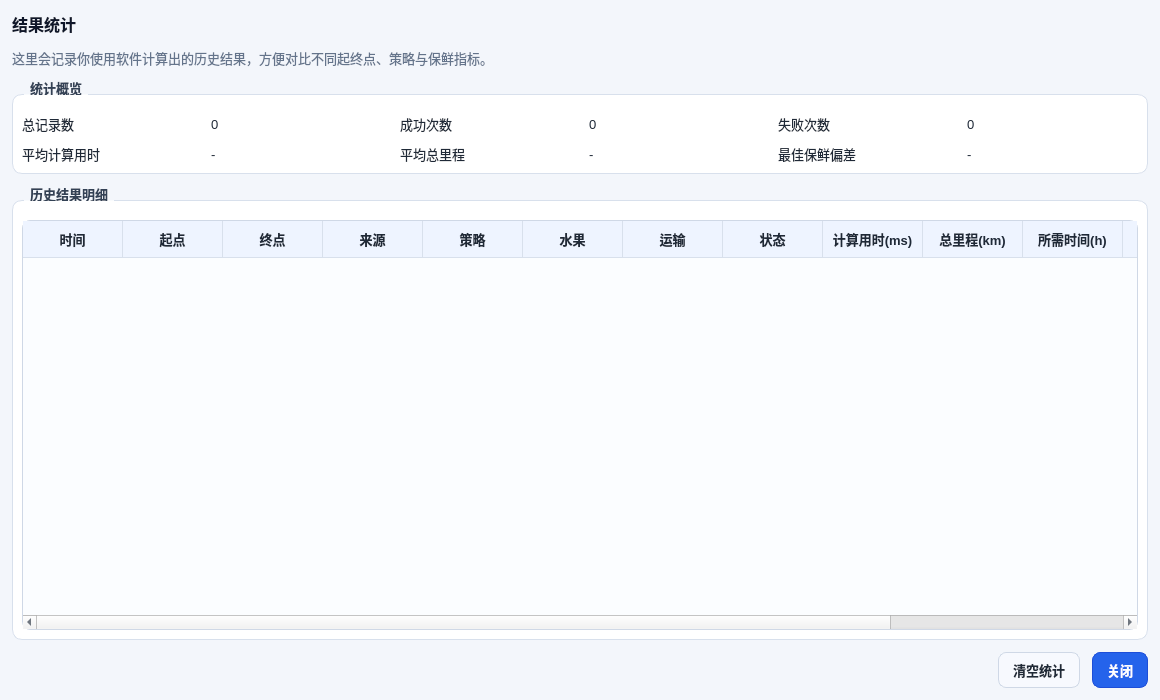
<?xml version="1.0" encoding="UTF-8"?>
<ui version="4.0">
 <class>ResultStatsDialog</class>
 <widget class="QDialog" name="ResultStatsDialog">
  <property name="geometry">
   <rect>
    <x>0</x>
    <y>0</y>
    <width>1160</width>
    <height>700</height>
   </rect>
  </property>
  <property name="windowTitle">
   <string>结果统计</string>
  </property>
  <property name="styleSheet">
   <string notr="true">QDialog {
    background: #f3f6fb;
}
QWidget {
    color: #1f2937;
    font-family: &quot;Microsoft YaHei UI&quot;;
    font-size: 13px;
}
QGroupBox {
    background: #ffffff;
    border: 1px solid #d8e0ec;
    border-radius: 10px;
    margin-top: 14px;
    padding-top: 10px;
    font-weight: 600;
}
QGroupBox::title {
    subcontrol-origin: margin;
    left: 12px;
    padding: 0 4px;
    color: #334155;
}
QLabel#labelResultStatsTitle {
    font-size: 16px;
    font-weight: 700;
    color: #0f172a;
}
QLabel#labelResultStatsHint {
    color: #64748b;
}
QLabel[class=&quot;summaryTitle&quot;] {
    color: #475569;
}
QLabel[class=&quot;summaryValue&quot;] {
    font-size: 16px;
    font-weight: 700;
    color: #2563eb;
}
QTableWidget {
    background: #fbfdff;
    border: 1px solid #cfd8e6;
    border-radius: 8px;
    gridline-color: #e2e8f0;
    selection-background-color: #dbeafe;
    selection-color: #1e3a8a;
}
QHeaderView::section {
    background: #eef4ff;
    border: none;
    border-right: 1px solid #d8e0ec;
    border-bottom: 1px solid #d8e0ec;
    padding: 6px 8px;
    font-weight: 600;
}
QPushButton {
    background: #f7f9fe;
    border: 1px solid #cfd8e6;
    border-radius: 8px;
    padding: 7px 14px;
    font-weight: 600;
}
QPushButton:hover {
    background: #eef4ff;
}
QPushButton#pushButtonCloseResultStats {
    background: #2563eb;
    border: 1px solid #1d4ed8;
    color: #ffffff;
}
QPushButton#pushButtonCloseResultStats:hover {
    background: #1d4ed8;
}</string>
  </property>
  <layout class="QVBoxLayout" name="verticalLayoutRoot">
   <property name="spacing">
    <number>12</number>
   </property>
   <property name="leftMargin">
    <number>12</number>
   </property>
   <property name="topMargin">
    <number>12</number>
   </property>
   <property name="rightMargin">
    <number>12</number>
   </property>
   <property name="bottomMargin">
    <number>12</number>
   </property>
   <item>
    <widget class="QLabel" name="labelResultStatsTitle">
     <property name="text">
      <string>结果统计</string>
     </property>
    </widget>
   </item>
   <item>
    <widget class="QLabel" name="labelResultStatsHint">
     <property name="wordWrap">
      <bool>true</bool>
     </property>
     <property name="text">
      <string>这里会记录你使用软件计算出的历史结果，方便对比不同起终点、策略与保鲜指标。</string>
     </property>
    </widget>
   </item>
   <item>
    <widget class="QGroupBox" name="groupBoxSummary">
     <property name="title">
      <string>统计概览</string>
     </property>
     <layout class="QGridLayout" name="gridLayoutSummary">
      <property name="horizontalSpacing">
       <number>18</number>
      </property>
      <property name="verticalSpacing">
       <number>10</number>
      </property>
      <item row="0" column="0">
       <widget class="QLabel" name="labelSummaryTotalTitle">
        <property name="text">
         <string>总记录数</string>
        </property>
        <property name="class" stdset="0">
         <string>summaryTitle</string>
        </property>
       </widget>
      </item>
      <item row="0" column="1">
       <widget class="QLabel" name="labelSummaryTotalValue">
        <property name="text">
         <string>0</string>
        </property>
        <property name="class" stdset="0">
         <string>summaryValue</string>
        </property>
       </widget>
      </item>
      <item row="0" column="2">
       <widget class="QLabel" name="labelSummarySuccessTitle">
        <property name="text">
         <string>成功次数</string>
        </property>
        <property name="class" stdset="0">
         <string>summaryTitle</string>
        </property>
       </widget>
      </item>
      <item row="0" column="3">
       <widget class="QLabel" name="labelSummarySuccessValue">
        <property name="text">
         <string>0</string>
        </property>
        <property name="class" stdset="0">
         <string>summaryValue</string>
        </property>
       </widget>
      </item>
      <item row="0" column="4">
       <widget class="QLabel" name="labelSummaryErrorTitle">
        <property name="text">
         <string>失败次数</string>
        </property>
        <property name="class" stdset="0">
         <string>summaryTitle</string>
        </property>
       </widget>
      </item>
      <item row="0" column="5">
       <widget class="QLabel" name="labelSummaryErrorValue">
        <property name="text">
         <string>0</string>
        </property>
        <property name="class" stdset="0">
         <string>summaryValue</string>
        </property>
       </widget>
      </item>
      <item row="1" column="0">
       <widget class="QLabel" name="labelSummaryAvgComputeTitle">
        <property name="text">
         <string>平均计算用时</string>
        </property>
        <property name="class" stdset="0">
         <string>summaryTitle</string>
        </property>
       </widget>
      </item>
      <item row="1" column="1">
       <widget class="QLabel" name="labelSummaryAvgComputeValue">
        <property name="text">
         <string>-</string>
        </property>
        <property name="class" stdset="0">
         <string>summaryValue</string>
        </property>
       </widget>
      </item>
      <item row="1" column="2">
       <widget class="QLabel" name="labelSummaryAvgDistanceTitle">
        <property name="text">
         <string>平均总里程</string>
        </property>
        <property name="class" stdset="0">
         <string>summaryTitle</string>
        </property>
       </widget>
      </item>
      <item row="1" column="3">
       <widget class="QLabel" name="labelSummaryAvgDistanceValue">
        <property name="text">
         <string>-</string>
        </property>
        <property name="class" stdset="0">
         <string>summaryValue</string>
        </property>
       </widget>
      </item>
      <item row="1" column="4">
       <widget class="QLabel" name="labelSummaryBestFreshnessTitle">
        <property name="text">
         <string>最佳保鲜偏差</string>
        </property>
        <property name="class" stdset="0">
         <string>summaryTitle</string>
        </property>
       </widget>
      </item>
      <item row="1" column="5">
       <widget class="QLabel" name="labelSummaryBestFreshnessValue">
        <property name="text">
         <string>-</string>
        </property>
        <property name="class" stdset="0">
         <string>summaryValue</string>
        </property>
       </widget>
      </item>
     </layout>
    </widget>
   </item>
   <item>
    <widget class="QGroupBox" name="groupBoxResultHistory">
     <property name="title">
      <string>历史结果明细</string>
     </property>
     <layout class="QVBoxLayout" name="verticalLayoutHistory">
      <property name="spacing">
       <number>8</number>
      </property>
      <item>
       <widget class="QTableWidget" name="tableWidgetResultStats">
        <property name="editTriggers">
         <set>QAbstractItemView::NoEditTriggers</set>
        </property>
        <property name="selectionBehavior">
         <enum>QAbstractItemView::SelectRows</enum>
        </property>
        <property name="alternatingRowColors">
         <bool>true</bool>
        </property>
        <property name="columnCount">
         <number>14</number>
        </property>
        <column>
         <property name="text">
          <string>时间</string>
         </property>
        </column>
        <column>
         <property name="text">
          <string>起点</string>
         </property>
        </column>
        <column>
         <property name="text">
          <string>终点</string>
         </property>
        </column>
        <column>
         <property name="text">
          <string>来源</string>
         </property>
        </column>
        <column>
         <property name="text">
          <string>策略</string>
         </property>
        </column>
        <column>
         <property name="text">
          <string>水果</string>
         </property>
        </column>
        <column>
         <property name="text">
          <string>运输</string>
         </property>
        </column>
        <column>
         <property name="text">
          <string>状态</string>
         </property>
        </column>
        <column>
         <property name="text">
          <string>计算用时(ms)</string>
         </property>
        </column>
        <column>
         <property name="text">
          <string>总里程(km)</string>
         </property>
        </column>
        <column>
         <property name="text">
          <string>所需时间(h)</string>
         </property>
        </column>
        <column>
         <property name="text">
          <string>到达保鲜度</string>
         </property>
        </column>
        <column>
         <property name="text">
          <string>距100偏差</string>
         </property>
        </column>
        <column>
         <property name="text">
          <string>结果信息</string>
         </property>
        </column>
       </widget>
      </item>
     </layout>
    </widget>
   </item>
   <item>
    <layout class="QHBoxLayout" name="horizontalLayoutButtons">
     <item>
      <spacer name="horizontalSpacerButtons">
       <property name="orientation">
        <enum>Qt::Horizontal</enum>
       </property>
       <property name="sizeHint" stdset="0">
        <size>
         <width>40</width>
         <height>20</height>
        </size>
       </property>
      </spacer>
     </item>
     <item>
      <widget class="QPushButton" name="pushButtonClearResultStats">
       <property name="text">
        <string>清空统计</string>
       </property>
      </widget>
     </item>
     <item>
      <widget class="QPushButton" name="pushButtonCloseResultStats">
       <property name="text">
        <string>关闭</string>
       </property>
      </widget>
     </item>
    </layout>
   </item>
  </layout>
 </widget>
 <resources/>
 <connections/>
</ui>
